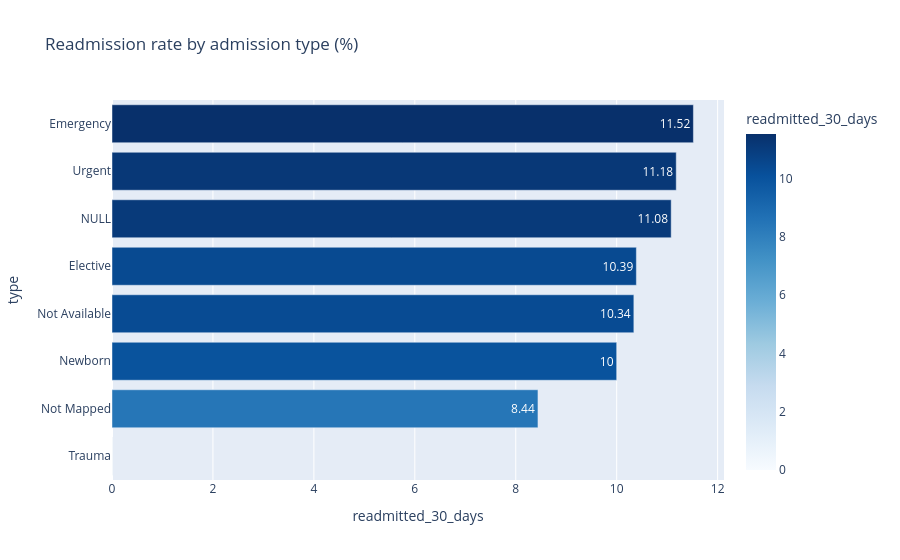
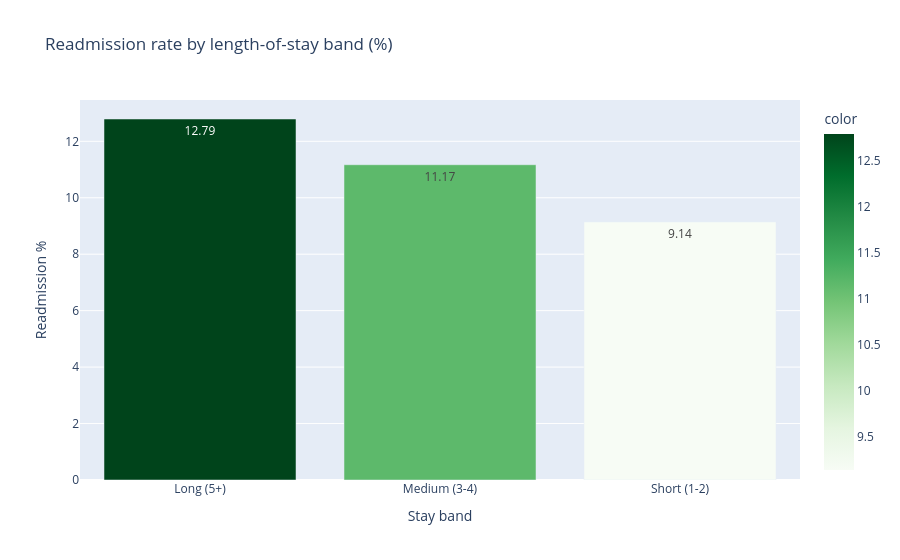

Notebook cell for these charts, in order:
### Markdown cell above
**Interpretation:** [20-30) leads on rate but is small; among large cohorts the 70–90 bands are highest. Pediatric bands are too small to trust.

### Code cell
# Admission type + discharge group — plotly
adm_map = {1: "Emergency", 2: "Urgent", 3: "Elective", 4: "Newborn",
           5: "Not Available", 6: "NULL", 7: "Trauma", 8: "Not Mapped"}
a = df.groupby("admission_type_id")["readmitted_30_days"].mean().mul(100).round(2).reset_index()
a["type"] = a["admission_type_id"].map(adm_map)
fig = px.bar(a.sort_values("readmitted_30_days"), x="readmitted_30_days", y="type",
             orientation="h", text="readmitted_30_days", color="readmitted_30_days",
             color_continuous_scale="Blues", title="Readmission rate by admission type (%)")
fig.show()

d = df.groupby("length_of_stay_band", observed=True)["readmitted_30_days"].mean().mul(100).round(2)
fig2 = px.bar(d, text=d.values, color=d.values, color_continuous_scale="Greens",
              title="Readmission rate by length-of-stay band (%)")
fig2.update_layout(xaxis_title="Stay band", yaxis_title="Readmission %", showlegend=False)
fig2.show()

### Figure 1 — Plotly figure (JSON) as saved in the notebook; plotly's stock layout.template omitted (floating-point values rounded to 4 significant figures)
{"data": [{"hovertemplate": "readmitted_30_days=%{marker.color}<br>type=%{y}<extra></extra>", "legendgroup": "", "marker": {"color": [0.0, 8.44, 10.0, 10.34, 10.39, 11.08, 11.18, 11.52], "coloraxis": "coloraxis", "pattern": {"shape": ""}}, "name": "", "orientation": "h", "showlegend": false, "text": [0.0, 8.44, 10.0, 10.34, 10.39, 11.08, 11.18, 11.52], "textposition": "auto", "type": "bar", "x": [0.0, 8.44, 10.0, 10.34, 10.39, 11.08, 11.18, 11.52], "xaxis": "x", "y": ["Trauma", "Not Mapped", "Newborn", "Not Available", "Elective", "NULL", "Urgent", "Emergency"], "yaxis": "y"}], "layout": {"barmode": "relative", "coloraxis": {"colorbar": {"title": {"text": "readmitted_30_days"}}, "colorscale": [[0.0, "rgb(247,251,255)"], [0.125, "rgb(222,235,247)"], [0.25, "rgb(198,219,239)"], [0.375, "rgb(158,202,225)"], [0.5, "rgb(107,174,214)"], [0.625, "rgb(66,146,198)"], [0.75, "rgb(33,113,181)"], [0.875, "rgb(8,81,156)"], [1.0, "rgb(8,48,107)"]]}, "legend": {"tracegroupgap": 0}, "title": {"text": "Readmission rate by admission type (%)"}, "xaxis": {"anchor": "y", "domain": [0.0, 1.0], "title": {"text": "readmitted_30_days"}}, "yaxis": {"anchor": "x", "domain": [0.0, 1.0], "title": {"text": "type"}}}}

### Figure 2 — Plotly figure (JSON) as saved in the notebook; plotly's stock layout.template omitted (floating-point values rounded to 4 significant figures)
{"data": [{"hovertemplate": "length_of_stay_band=%{x}<br>value=%{y}<br>text=%{text}<br>color=%{marker.color}<extra></extra>", "legendgroup": "", "marker": {"color": [12.79, 11.17, 9.14], "coloraxis": "coloraxis", "pattern": {"shape": ""}}, "name": "", "orientation": "v", "showlegend": false, "text": [12.79, 11.17, 9.14], "textposition": "auto", "type": "bar", "x": ["Long (5+)", "Medium (3-4)", "Short (1-2)"], "xaxis": "x", "y": [12.79, 11.17, 9.14], "yaxis": "y"}], "layout": {"barmode": "relative", "coloraxis": {"colorbar": {"title": {"text": "color"}}, "colorscale": [[0.0, "rgb(247,252,245)"], [0.125, "rgb(229,245,224)"], [0.25, "rgb(199,233,192)"], [0.375, "rgb(161,217,155)"], [0.5, "rgb(116,196,118)"], [0.625, "rgb(65,171,93)"], [0.75, "rgb(35,139,69)"], [0.875, "rgb(0,109,44)"], [1.0, "rgb(0,68,27)"]]}, "legend": {"tracegroupgap": 0}, "showlegend": false, "title": {"text": "Readmission rate by length-of-stay band (%)"}, "xaxis": {"anchor": "y", "domain": [0.0, 1.0], "title": {"text": "Stay band"}}, "yaxis": {"anchor": "x", "domain": [0.0, 1.0], "title": {"text": "Readmission %"}}}}
